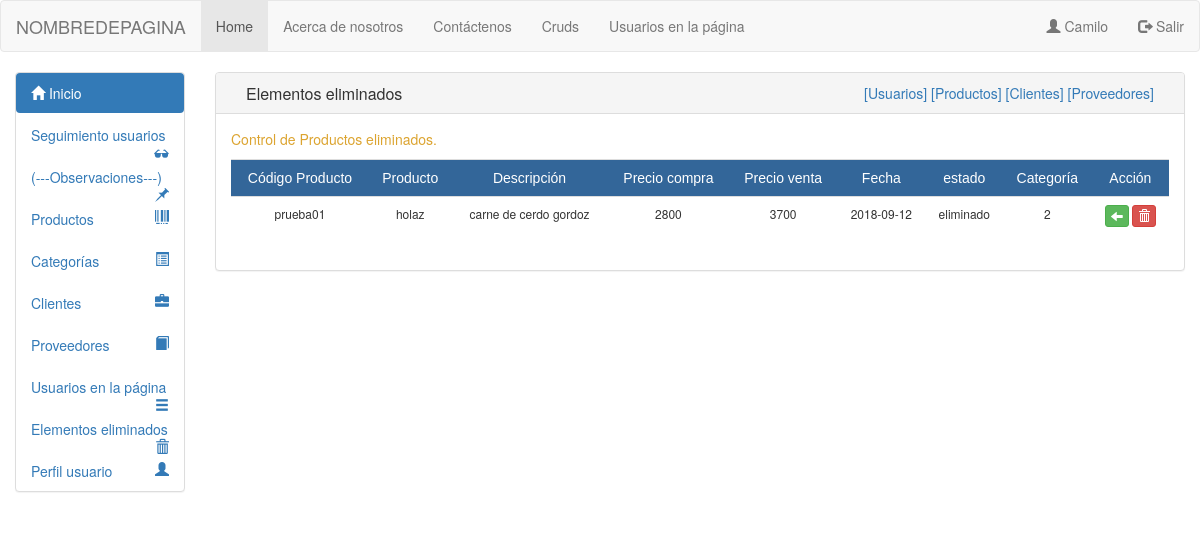
Before: /Vista/html/objetoelm.php (signed in) with the older database file.
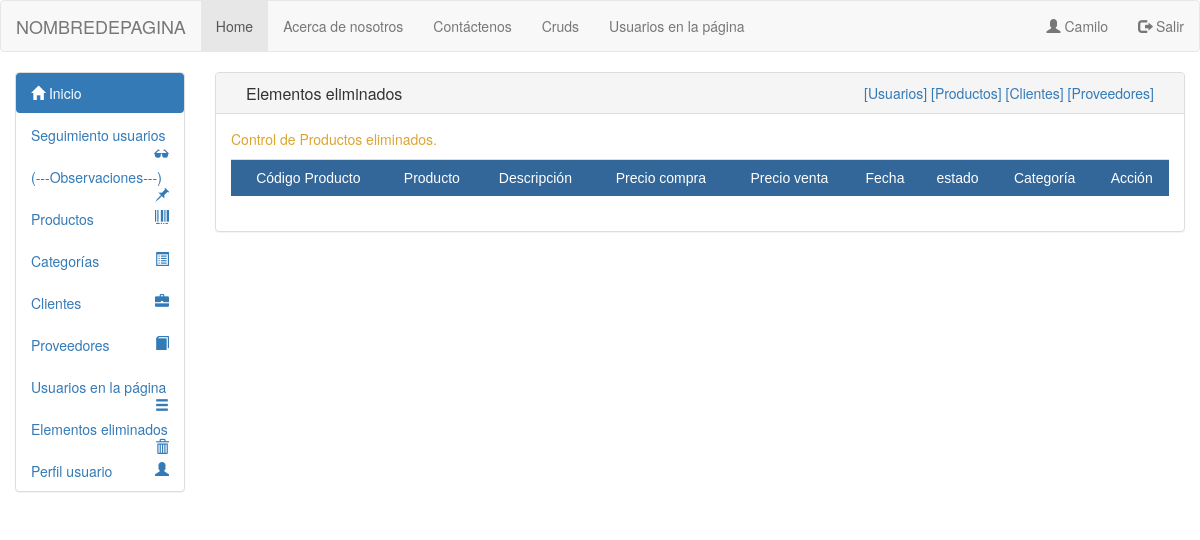
After: the same page with the newer database file.
### tables this page shows
CREATE TABLE `productos` (
  `codigo_producto` varchar(50) NOT NULL,
  `nombre_producto` varchar(50) NOT NULL,
  `desc_producto` varchar(50) NOT NULL,
  `precio_entrada` varchar(50) NOT NULL,
  `precio_salida` varchar(50) NOT NULL,
  `fecha_ingreso` date NOT NULL,
  `estado_producto` tinyint(1) NOT NULL,
  `id_categoria` int(11) DEFAULT NULL
);

### Modelo/conexion.php (called while the page is built, shortened)
<?php
class Conexion
{
public function __construct()
{
$this->con = new mysqli("localhost", "root", "", "inventcorp");
}
}
?>

### modelo/mdlprodlistarel.php (called while the page is built)
<?php
 include_once("conexion.php");
class Productoel extends Conexion
{
    public function listarel()
    {
        $q = "select * from productos where estado_producto='0' order by codigo_producto";
        $consulta = $this->con->query($q) or die ('failed!' . $this->con->error);
        return $consulta;
    }
}
?>

### Vista/html/objetoelm.php (the view, shortened to what this page needs)
<!DOCTYPE html>
<html lang="en">
<head>
  <link href="../bootstrap/css/bootstrap.min.css" rel="stylesheet" media="screen">
</head>
<body>
<?php
include_once '../../modelo/mdlprodlistarel.php';
include_once 'header.php';
?>
<div class="container-fluid">
  <div class="row">
<div class="col-sm-3 col-md-2 sidebar">
<?php
include_once 'menulateral.php';
?>
</div>
   <div class="col-sm-10 col-md-10">
    <div class="panel panel-default">
<div class="panel-heading">
<div class="col-sm-4 col-md-4"><h class="panel-title">Elementos eliminados</h></div>
<div align="right" class="col-sm-8 col-md-8">
<a href="objetoelmu1.php">[Usuarios]</a>
<a href="">[Productos]</a>
<a href="objetoelmc1.php">[Clientes]</a>
<a href="objetoelmp1.php">[Proveedores]</a>
</div>
<br>
</div>
      <div class="panel-body">
         <p style="color:#DCA430">Control de Productos eliminados.
          </p>
      			    <div class="row">
      			    <div class="col-sm-12 col-md-12">
                <form name="areat" action="" method="post">
      			    <div class="table-responsive">
                       <table class="table table-hover table-striped" align="center">
        			         <tr style="color:#FFF; background-color:#369">
                       <td align="center" style="font-family:Tahoma, Geneva, sans-serif">Código Producto</td>
                       <td align="center" style="font-family:Tahoma, Geneva, sans-serif">Producto</td>
                       <td align="center" style="font-family:Tahoma, Geneva, sans-serif">Descripción</td>
                       <td align="center" style="font-family:Tahoma, Geneva, sans-serif">Precio compra</td>
                       <td align="center" style="font-family:Tahoma, Geneva, sans-serif">Precio venta</td>
                       <td align="center" style="font-family:Tahoma, Geneva, sans-serif">Fecha</td>
                       <td align="center" style="font-family:Tahoma, Geneva, sans-serif">estado</td>
                       <td align="center" style="font-family:Tahoma, Geneva, sans-serif">Categoría</td>
                       <td align="center" style="font-family:Tahoma, Geneva, sans-serif">Acción</td>
                        <?php
      			            $objeto= new Productoel;
      			            $res=$objeto->listarel();
            			   while($row = $res->fetch_array(MYSQLI_ASSOC)){
            				  ?>
            			         <tr style="font-size:12px">
                			     <td align="center"><?php echo filter_var($row['codigo_producto'], FILTER_SANITIZE_STRING)?></td>
                           <td align="center"><?php echo filter_var($row['nombre_producto'], FILTER_SANITIZE_STRING)?></td>
                			     <td align="center"><?php echo $row['desc_producto'];?></td>
                           <td align="center"><?php echo $row['precio_entrada']?></td>
                           <td align="center"><?php echo $row['precio_salida']?></td>
                           <td align="center"><?php echo $row['fecha_ingreso']?></td>
                           <td align="center"><?php echo $row['estado_producto'] == 1 ? 'activo' : 'eliminado';?></td>
                           <td align="center"><?php echo $row['id_categoria']?></td>
                           <td align="center">
                           <center>
                           <a href="../../controlador/crudprod/controlador3.php?cod=<?php echo $row['codigo_producto']?>">
                            <span class = "btn btn-success btn-xs">
                              <span class = "glyphicon glyphicon-arrow-left">
                              </span>
                            </span>
                           </a>
                           <a href="../../controlador/crudprod/controlador4.php?cod=<?php echo $row['codigo_producto']?>" onclick="return confirm('Esta seguro que desea eliminar por completo este producto?')">
                            <span class = "btn btn-danger btn-xs">
                              <span class = "glyphicon glyphicon-trash">
                              </span>
                            </span>
                           </a>
                           </center>
                           </td>
                           </tr>
            				  <?php } $objeto->CloseDB();?>
      				        </table>
                      </div>
      			   </form>
            </div>
          </div>
        </div>
      </div>
    </div>
  </div>
</div>
</body>
</html>

Changed rows visible on the page:
no longer on this page (row edited): productos: codigo_producto "prueba01", nombre_producto "holaz", desc_producto "carne de cerdo gordoz", precio_entrada "2800", precio_salida "3700", fecha_ingreso "2018-09-12", estado_producto "eliminado", id_categoria "2"
